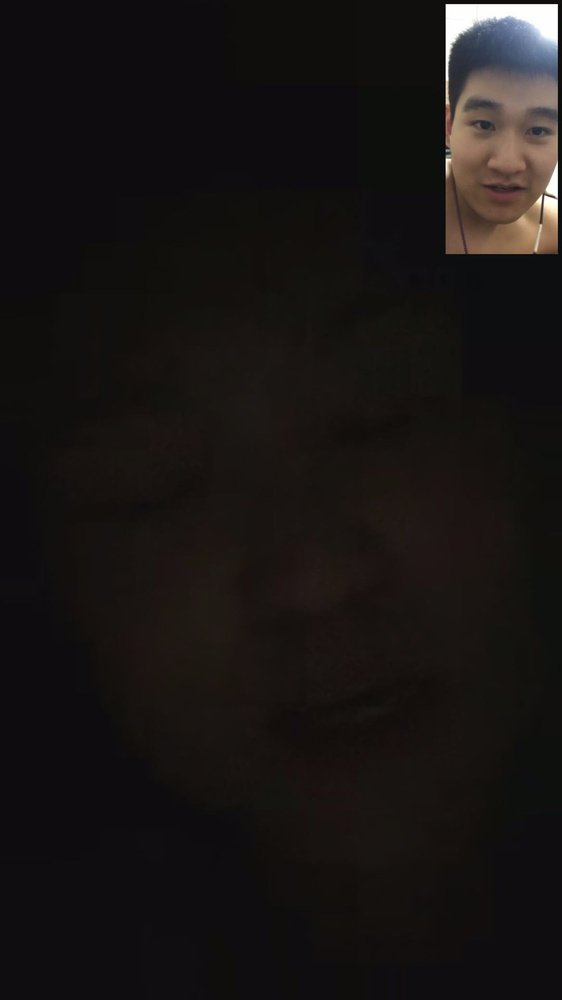
#> input picture 图像处理/2.jpg, 562 x 1000 px, shrunk from 1080 x 1920 before the run
$ python '直方图均衡化.py'
#> lines starting #> are read from the running program, lines starting #| are printed output that depends on the picture
'直方图均衡化函数，0::28 2019/06/20'

__author__ = 'ghy'

import numpy as np
import cv2 as cv


# 创建空列表(数组)
def createEmptyList(size):
    newList = []
    for eachNum in range(0, size):
        newList.append(0)
    return newList


# 创建空图像矩阵
def createEmptyImage(rows, cols, type):
    img = np.zeros((rows, cols), dtype=type)
    return img


# 直方图均衡化
def histequaLize(src, dst):
    # step 1 校验参数#
    assert (type(src) == np.ndarray)
    assert (src.dtype == np.uint8)
    assert (type(dst) == np.ndarray)
    assert (dst.dtype == np.uint8)

    # step 2 直方图统计#
    hist = createEmptyList(256)
    rows, cols = src.shape
    for r in range(rows):
        for c in range(cols):
            hist[src[r, c]] += 1

    # step 3 直方图归一化#
    for each in range(256):
        hist[each] /= rows * cols

    # step 4 直方图累加#
    for each in range(1, 256):
        hist[each] = hist[each - 1] + hist[each]

    # step 4 均衡#
    for each in range(256):
        hist[each] = (np.uint8)(255 * hist[each] + 0.5)

    for r in range(rows):
        for c in range(cols):
            dst[r, c] = hist[src[r, c]]


def histMain():
    img = cv.imread('2.jpg')
#> img is the input picture: shape (1000, 562, 3); mean B, G, R 19.9, 21, 24.4
    gray = cv.cvtColor(img, cv.COLOR_BGR2GRAY)
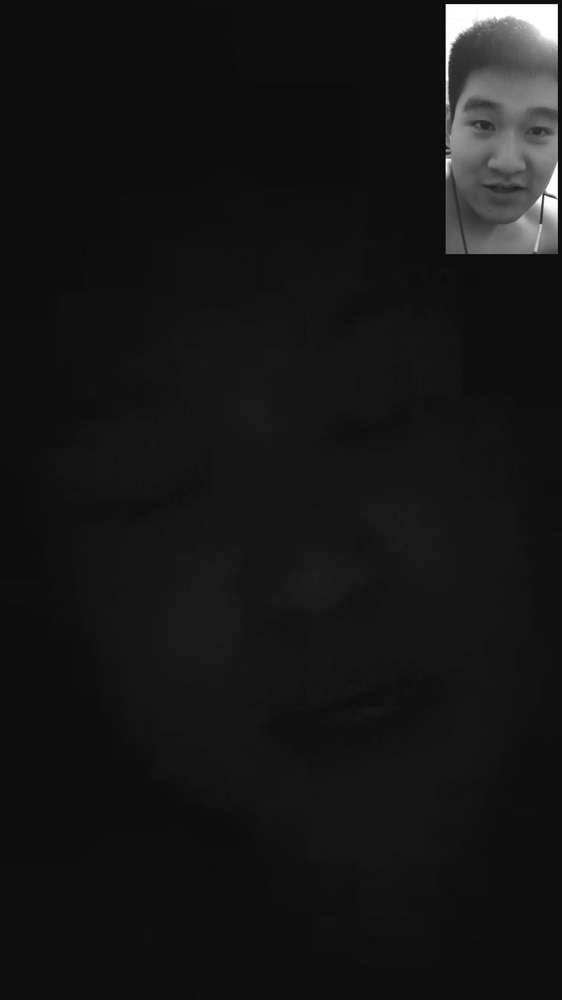
#> gray: shape (1000, 562); min 0, max 255, mean 21.9
    dst = createEmptyImage(img.shape[0], img.shape[1], np.uint8)
    histequaLize(gray, dst)
#> after the loop in histequaLize, `for r in range(rows):`:
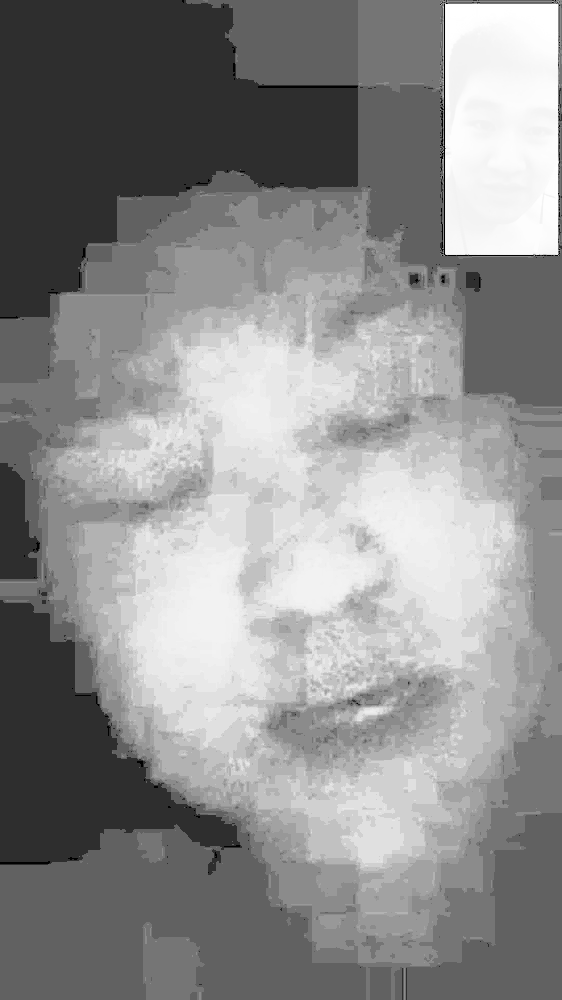
#> dst: shape (1000, 562); min 0, max 255, mean 140.9
    cv.imshow('histEnhance.jpg', dst)
    cv.waitKey(0)


if __name__ == '__main__':
    histMain()

$ run again, with 图像处理/01.jpg copied over 图像处理/2.jpg
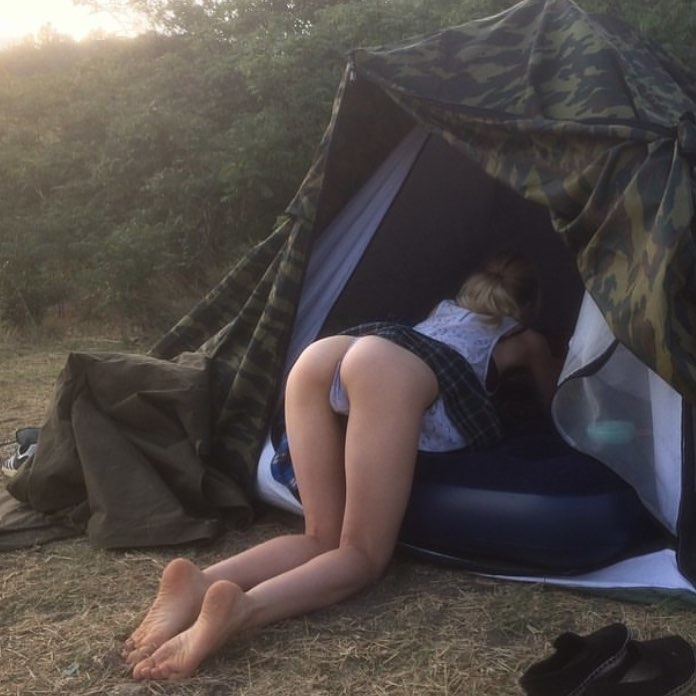
#> input picture 图像处理/01.jpg, 696 x 696 px
#> in histMain, img is the input picture: shape (696, 696, 3); mean B, G, R 71.3, 74.2, 81.4
#> in histMain, `gray = cv.cvtColor(img, cv.COLOR_BGR2GRAY)`:
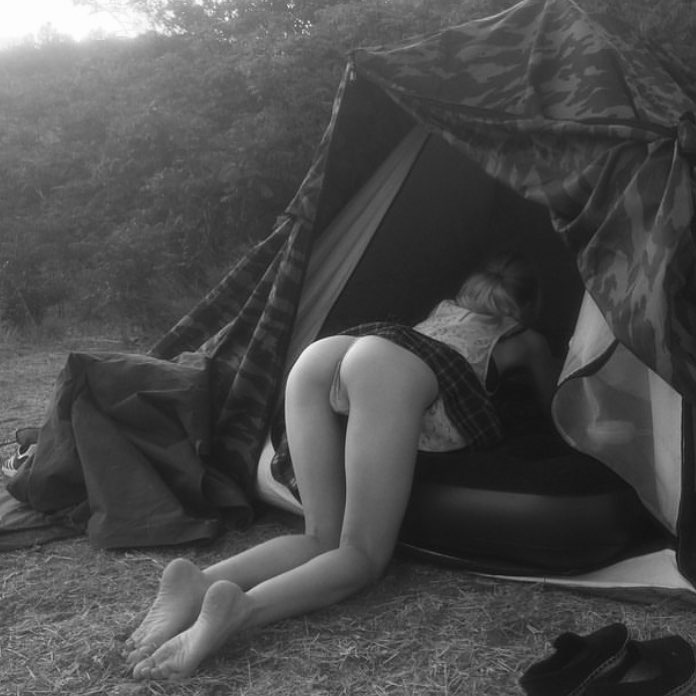
#> gray: shape (696, 696); min 16, max 254, mean 76
#> after the loop in histequaLize, `for r in range(rows):`:
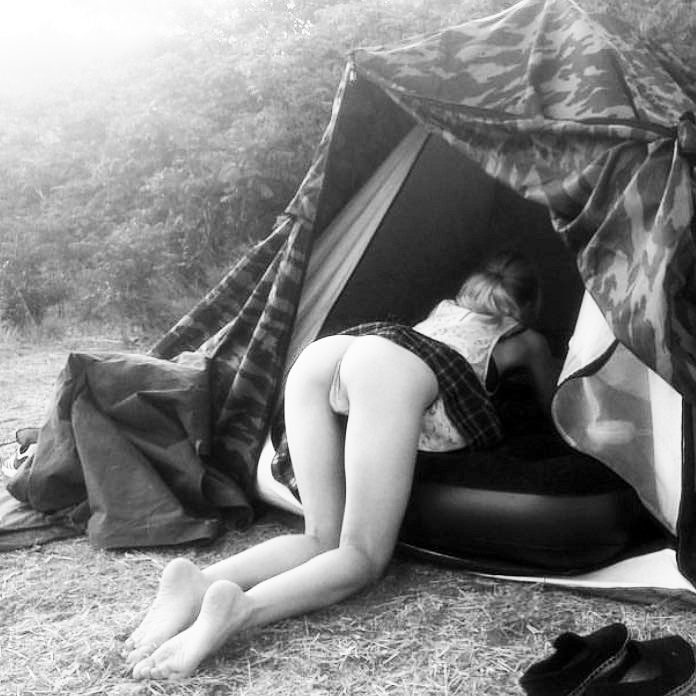
#> dst: shape (696, 696); min 0, max 255, mean 128.6
